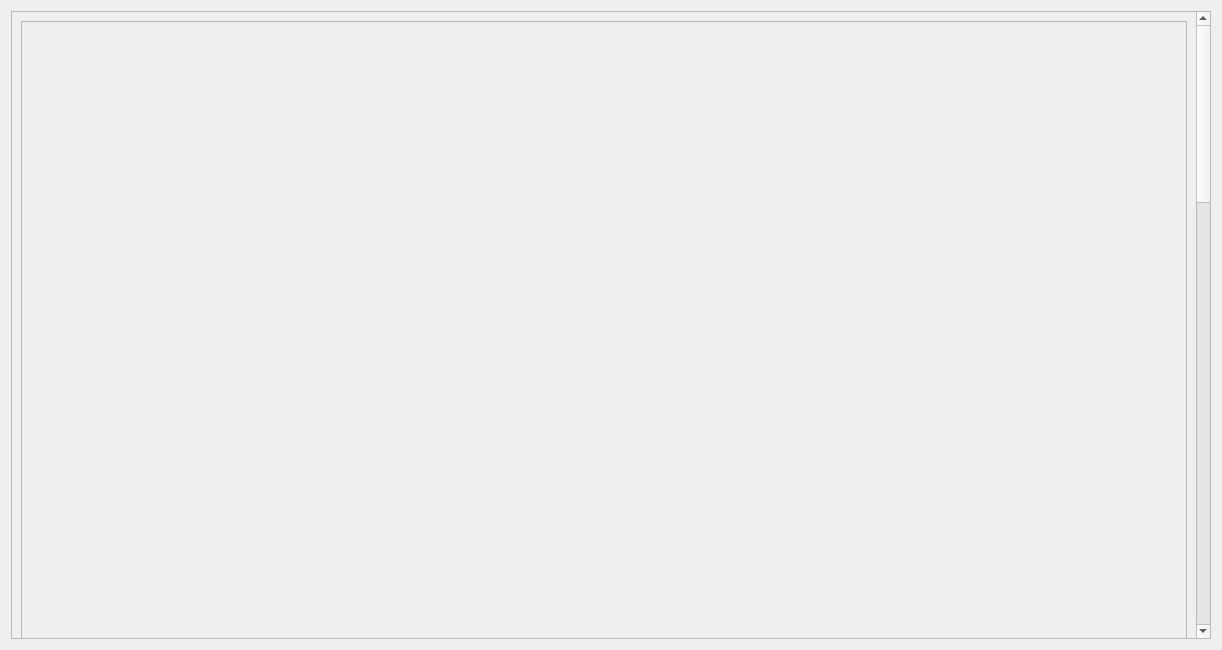
<?xml version="1.0" encoding="UTF-8"?>
<ui version="4.0">
 <class>Bouns</class>
 <widget class="QDialog" name="Bouns">
  <property name="geometry">
   <rect>
    <x>0</x>
    <y>0</y>
    <width>1222</width>
    <height>650</height>
   </rect>
  </property>
  <property name="windowTitle">
   <string>Dialog</string>
  </property>
  <widget class="QScrollArea" name="scrollArea">
   <property name="geometry">
    <rect>
     <x>11</x>
     <y>11</y>
     <width>1200</width>
     <height>628</height>
    </rect>
   </property>
   <property name="styleSheet">
    <string notr="true"/>
   </property>
   <property name="widgetResizable">
    <bool>true</bool>
   </property>
   <widget class="QWidget" name="scrollAreaWidgetContents">
    <property name="geometry">
     <rect>
      <x>0</x>
      <y>-36</y>
      <width>1177</width>
      <height>2122</height>
     </rect>
    </property>
    <layout class="QHBoxLayout" name="horizontalLayout">
     <item>
      <widget class="QFrame" name="frame">
       <property name="minimumSize">
        <size>
         <width>0</width>
         <height>2100</height>
        </size>
       </property>
       <property name="styleSheet">
        <string notr="true"/>
       </property>
       <property name="frameShape">
        <enum>QFrame::StyledPanel</enum>
       </property>
       <property name="frameShadow">
        <enum>QFrame::Raised</enum>
       </property>
       <widget class="QLabel" name="label">
        <property name="geometry">
         <rect>
          <x>0</x>
          <y>0</y>
          <width>1200</width>
          <height>2100</height>
         </rect>
        </property>
        <property name="text">
         <string/>
        </property>
       </widget>
       <widget class="QPushButton" name="StartButtonPage2_2">
        <property name="geometry">
         <rect>
          <x>611</x>
          <y>60</y>
          <width>70</width>
          <height>50</height>
         </rect>
        </property>
        <property name="text">
         <string/>
        </property>
        <property name="flat">
         <bool>true</bool>
        </property>
       </widget>
       <widget class="QPushButton" name="AllButton_2">
        <property name="geometry">
         <rect>
          <x>66</x>
          <y>240</y>
          <width>41</width>
          <height>31</height>
         </rect>
        </property>
        <property name="text">
         <string/>
        </property>
        <property name="flat">
         <bool>true</bool>
        </property>
       </widget>
       <widget class="QPushButton" name="ExitButton_2">
        <property name="geometry">
         <rect>
          <x>1066</x>
          <y>60</y>
          <width>61</width>
          <height>50</height>
         </rect>
        </property>
        <property name="text">
         <string/>
        </property>
        <property name="flat">
         <bool>true</bool>
        </property>
       </widget>
       <widget class="QPushButton" name="AboutUsButtonPage2_2">
        <property name="geometry">
         <rect>
          <x>703</x>
          <y>60</y>
          <width>81</width>
          <height>50</height>
         </rect>
        </property>
        <property name="text">
         <string/>
        </property>
        <property name="flat">
         <bool>true</bool>
        </property>
       </widget>
       <widget class="QPushButton" name="BackButton_3">
        <property name="geometry">
         <rect>
          <x>76</x>
          <y>59</y>
          <width>201</width>
          <height>61</height>
         </rect>
        </property>
        <property name="text">
         <string/>
        </property>
        <property name="flat">
         <bool>true</bool>
        </property>
       </widget>
       <widget class="QPushButton" name="OurTeamButton_2">
        <property name="geometry">
         <rect>
          <x>308</x>
          <y>242</y>
          <width>131</width>
          <height>30</height>
         </rect>
        </property>
        <property name="text">
         <string/>
        </property>
        <property name="flat">
         <bool>true</bool>
        </property>
       </widget>
       <widget class="QPushButton" name="ElramlyButton_2">
        <property name="geometry">
         <rect>
          <x>147</x>
          <y>243</y>
          <width>120</width>
          <height>30</height>
         </rect>
        </property>
        <property name="text">
         <string/>
        </property>
        <property name="flat">
         <bool>true</bool>
        </property>
       </widget>
      </widget>
     </item>
    </layout>
   </widget>
  </widget>
 </widget>
 <resources/>
 <connections/>
</ui>
